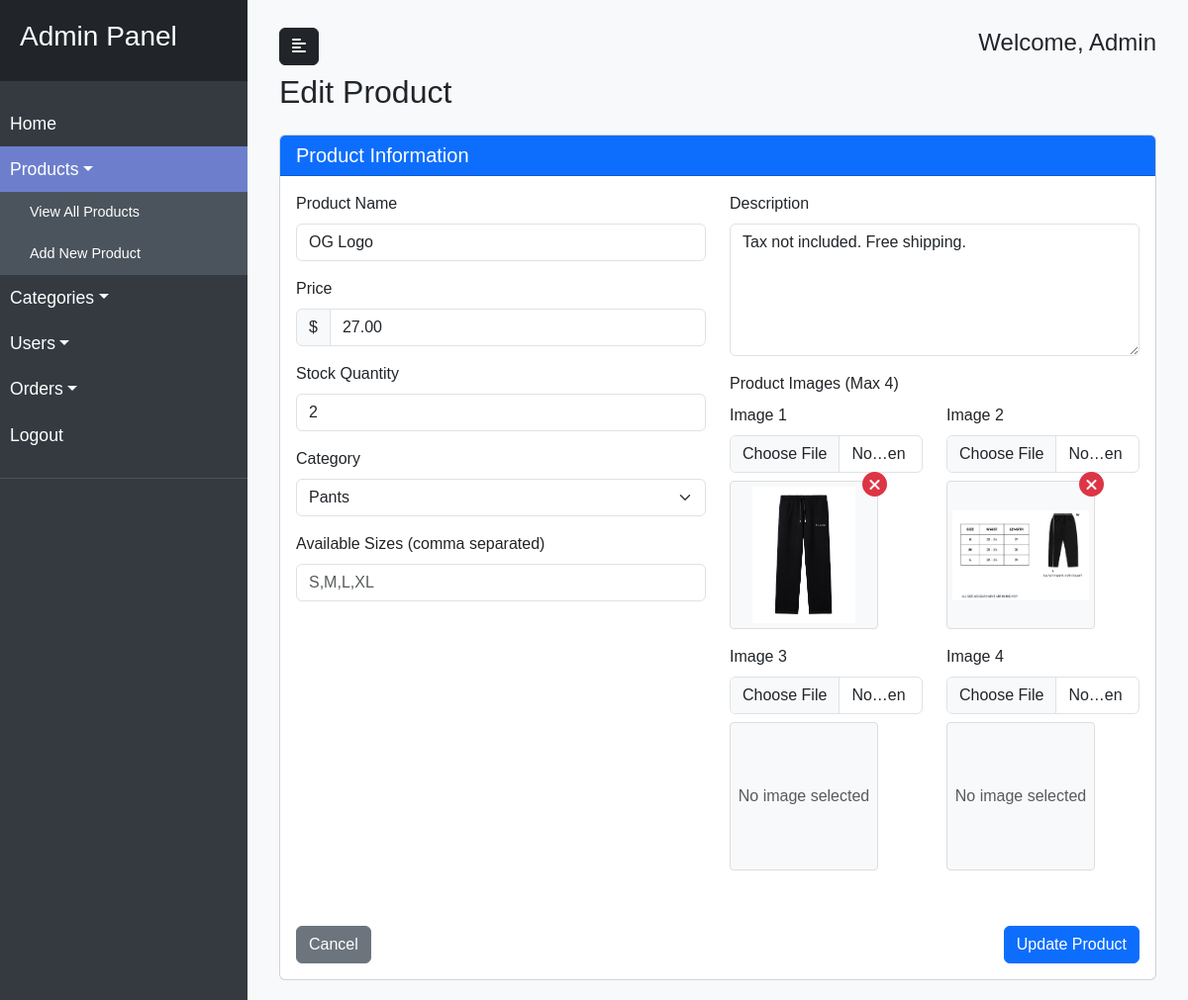
/edit_product.php?id=21 (signed in), run on the app's committed database.
### tables this page shows
CREATE TABLE `products` (
  `ProductID` int(11) NOT NULL,
  `ProductName` varchar(100) NOT NULL,
  `Description` text DEFAULT NULL,
  `Price` decimal(10,2) NOT NULL,
  `sizes` varchar(255) NOT NULL,
  `StockQuantity` int(11) NOT NULL,
  `images` text NOT NULL,
  `created_at` timestamp NOT NULL DEFAULT current_timestamp(),
  `categories` varchar(255) NOT NULL,
  `edited_at` timestamp NOT NULL DEFAULT current_timestamp() ON UPDATE current_timestamp(),
  `updated_at` timestamp NOT NULL DEFAULT current_timestamp() ON UPDATE current_timestamp()
);

CREATE TABLE `categories` (
  `id` int(11) NOT NULL,
  `category_name` varchar(100) NOT NULL,
  `date_added` timestamp NOT NULL DEFAULT current_timestamp(),
  `date_edited` timestamp NOT NULL DEFAULT current_timestamp() ON UPDATE current_timestamp()
);

### edit_product.php (the view, shortened to what this page needs)
<?php
require_once 'db_connection.php';
$productId = $_GET['id'];
$categoriesQuery = "SELECT id, category_name FROM categories ORDER BY category_name";
$categories = $conn->query($categoriesQuery);
$productQuery = "SELECT * FROM products WHERE ProductID = ?";
$stmt = $conn->prepare($productQuery);
$stmt->bind_param("i", $productId);
$stmt->execute();
$product = $stmt->get_result()->fetch_assoc();
$productImages = json_decode($product['images'], true) ?: [];
?>
<!DOCTYPE html>
<html lang="en">
<head>
    <link href="https://cdn.jsdelivr.net/npm/bootstrap@5.3.0-alpha1/dist/css/bootstrap.min.css" rel="stylesheet">
    <link rel="stylesheet" href="https://cdnjs.cloudflare.com/ajax/libs/font-awesome/6.4.0/css/all.min.css">
</head>
<body>
    <div class="wrapper">
        <nav id="sidebar">
            <div class="sidebar-header">
                <h3>Admin Panel</h3>
            </div>
            <ul class="list-unstyled components">
                <li>
                    <a href="admin.php">Home</a>
                </li>
                <li class="active">
                    <a href="#productSubmenu" data-bs-toggle="collapse" aria-expanded="true" class="dropdown-toggle">Products</a>
                    <ul class="collapse show list-unstyled" id="productSubmenu">
                        <li>
                            <a href="products.php">View All Products</a>
                        </li>
                        <li>
                            <a href="add_product.php">Add New Product</a>
                        </li>
                    </ul>
                </li>
                <li>
                    <a href="#categorySubmenu" data-bs-toggle="collapse" aria-expanded="false" class="dropdown-toggle">Categories</a>
                </li>
                <li>
                    <a href="#userSubmenu" data-bs-toggle="collapse" aria-expanded="false" class="dropdown-toggle">Users</a>
                </li>
                <li>
                    <a href="#orderSubmenu" data-bs-toggle="collapse" aria-expanded="false" class="dropdown-toggle">Orders</a>
                </li>
                <li>
                    <a href="logout.php">Logout</a>
                </li>
            </ul>
        </nav>
        <div id="content">
            <nav class="navbar navbar-expand-lg navbar-light bg-light">
                <div class="container-fluid">
                    <button type="button" id="sidebarCollapse" class="btn btn-dark">
                        <i class="fas fa-align-left"></i>
                    </button>
                    <div>
                        <h4>Welcome, <?php echo $_SESSION['Username'] ?? 'Admin'; ?></h4>
                    </div>
                </div>
            </nav>
            <div class="container-fluid">
                <h2 class="mb-4">Edit Product</h2>
                <div class="card">
                    <div class="card-header bg-primary text-white">
                        <h5 class="mb-0">Product Information</h5>
                    </div>
                    <div class="card-body">
                        <form action="edit_product.php?id=<?php echo $productId; ?>" method="post" enctype="multipart/form-data">
                            <div class="row">
                                <div class="col-md-6">
                                    <div class="mb-3">
                                        <label for="product_name" class="form-label">Product Name</label>
                                        <input type="text" class="form-control" id="product_name" name="product_name" value="<?php echo htmlspecialchars($product['ProductName']); ?>" required>
                                    </div>
                                    <div class="mb-3">
                                        <label for="price" class="form-label">Price</label>
                                        <div class="input-group">
                                            <span class="input-group-text">$</span>
                                            <input type="number" class="form-control" id="price" name="price" step="0.01" min="0" value="<?php echo $product['Price']; ?>" required>
                                        </div>
                                    </div>
                                    <div class="mb-3">
                                        <label for="stock" class="form-label">Stock Quantity</label>
                                        <input type="number" class="form-control" id="stock" name="stock" min="0" value="<?php echo $product['StockQuantity']; ?>" required>
                                    </div>
                                    <div class="mb-3">
                                        <label for="category" class="form-label">Category</label>
                                        <select class="form-select" id="category" name="category" required>
                                            <?php while($category = $categories->fetch_assoc()): ?>
                                                <option value="<?php echo $category['id']; ?>" <?php echo ($product['categories'] == $category['id']) ? 'selected' : ''; ?>>
                                                    <?php echo htmlspecialchars($category['category_name']); ?>
                                                </option>
                                            <?php endwhile; ?>
                                        </select>
                                    </div>
                                    <div class="mb-3">
                                        <label for="sizes" class="form-label">Available Sizes (comma separated)</label>
                                        <input type="text" class="form-control" id="sizes" name="sizes" placeholder="S,M,L,XL" value="<?php echo htmlspecialchars($product['sizes']); ?>">
                                    </div>
                                </div>
                                <div class="col-md-6">
                                    <div class="mb-3">
                                        <label for="description" class="form-label">Description</label>
                                        <textarea class="form-control" id="description" name="description" rows="5"><?php echo htmlspecialchars($product['Description']); ?></textarea>
                                    </div>
                                    <div class="mb-3">
                                        <label class="form-label">Product Images (Max 4)</label>
                                        <div class="row">
                                            <?php for ($i = 1; $i <= 4; $i++): ?>
                                                <div class="col-md-6 mb-3">
                                                    <label for="product_image_<?php echo $i; ?>" class="form-label">Image <?php echo $i; ?></label>
                                                    <input type="file" class="form-control" id="product_image_<?php echo $i; ?>" name="product_image_<?php echo $i; ?>" accept="image/*" onchange="previewImage(this, <?php echo $i; ?>)">
                                                    <div class="image-preview mt-2" id="image_preview_<?php echo $i; ?>">
                                                        <?php if (isset($productImages[$i-1]) && !empty($productImages[$i-1])): ?>
                                                            <img src="<?php echo htmlspecialchars($productImages[$i-1]); ?>" alt="Product Image <?php echo $i; ?>">
                                                            <div class="delete-image" onclick="removeImage(<?php echo $i; ?>, <?php echo $productId; ?>)">
                                                                <i class="fas fa-times"></i>
                                                            </div>
                                                        <?php else: ?>
                                                            <span class="text-muted">No image selected</span>
                                                        <?php endif; ?>
                                                    </div>
                                                </div>
                                            <?php endfor; ?>
                                        </div>
                                    </div>
                                </div>
                            </div>
                            <div class="d-flex justify-content-between mt-4">
                                <a href="products.php" class="btn btn-secondary">Cancel</a>
                                <button type="submit" class="btn btn-primary">Update Product</button>
                            </div>
                        </form>
                    </div>
                </div>
            </div>
        </div>
    </div>
</body>
</html>

### edit_product.php (style rules this page uses)
body { font-family: 'Arial', sans-serif; background-color: #f8f9fa; }
#sidebar { min-width: 250px; max-width: 250px; min-height: 100vh; background: #343a40; color: #fff; transition: all 0.3s; }
#sidebar .sidebar-header { padding: 20px; background: #212529; }
#sidebar ul.components { padding: 20px 0; border-bottom: 1px solid #4b545c; }
#sidebar ul li a { padding: 10px; font-size: 1.1em; display: block; color: #fff; text-decoration: none; }
#sidebar ul li.active > a, a[aria-expanded="true"] { color: #fff; background: #6d7fcc; }
ul ul a { font-size: 0.9em !important; padding-left: 30px !important; background: #4b545c; }
.wrapper { display: flex; width: 100%; }
#content { width: 100%; padding: 20px; min-height: 100vh; transition: all 0.3s; }
.image-preview { width: 150px; height: 150px; border: 1px solid #ddd; border-radius: 4px; padding: 5px; display: flex; align-items: center; justify-content: center; margin-top: 10px; background-color: #f8f9fa; position: relative; }
.image-preview img { max-width: 100%; max-height: 100%; }
.delete-image { position: absolute; top: -10px; right: -10px; background: #dc3545; color: white; border-radius: 50%; width: 25px; height: 25px; display: flex; align-items: center; justify-content: center; cursor: pointer; }

### data on the page
products: product_name "OG Logo", price "27.00", stock "2", category "Pants", description "Tax not included. Free shipping."

### other printed values
$_SESSION['Username'] "Admin"
